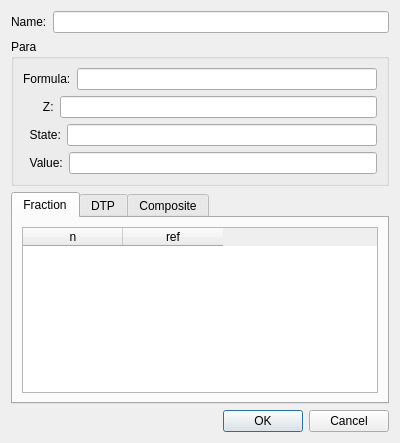
<?xml version="1.0" encoding="UTF-8"?>
<ui version="4.0">
 <class>DialogMaterial</class>
 <widget class="QDialog" name="DialogMaterial">
  <property name="geometry">
   <rect>
    <x>0</x>
    <y>0</y>
    <width>400</width>
    <height>443</height>
   </rect>
  </property>
  <property name="windowTitle">
   <string>Dialog</string>
  </property>
  <layout class="QGridLayout" name="gridLayout_3">
   <item row="0" column="0">
    <widget class="QLabel" name="label">
     <property name="text">
      <string>Name:</string>
     </property>
    </widget>
   </item>
   <item row="0" column="1">
    <widget class="QLineEdit" name="namelineEdit"/>
   </item>
   <item row="1" column="0" colspan="2">
    <widget class="QGroupBox" name="groupBox">
     <property name="title">
      <string>Para</string>
     </property>
     <layout class="QGridLayout" name="gridLayout">
      <item row="0" column="0">
       <layout class="QHBoxLayout" name="horizontalLayout_2">
        <item>
         <widget class="QLabel" name="label_2">
          <property name="text">
           <string>Formula:</string>
          </property>
         </widget>
        </item>
        <item>
         <widget class="QLineEdit" name="namelineEdit_2"/>
        </item>
       </layout>
      </item>
      <item row="1" column="0">
       <layout class="QHBoxLayout" name="horizontalLayout_3">
        <item>
         <widget class="QLabel" name="label_3">
          <property name="text">
           <string>      Z:</string>
          </property>
         </widget>
        </item>
        <item>
         <widget class="QLineEdit" name="namelineEdit_3">
          <property name="sizePolicy">
           <sizepolicy hsizetype="Expanding" vsizetype="Fixed">
            <horstretch>0</horstretch>
            <verstretch>0</verstretch>
           </sizepolicy>
          </property>
         </widget>
        </item>
       </layout>
      </item>
      <item row="2" column="0">
       <layout class="QHBoxLayout" name="horizontalLayout_4">
        <item>
         <widget class="QLabel" name="label_4">
          <property name="text">
           <string>  State:</string>
          </property>
         </widget>
        </item>
        <item>
         <widget class="QLineEdit" name="namelineEdit_4"/>
        </item>
       </layout>
      </item>
      <item row="3" column="0">
       <layout class="QHBoxLayout" name="horizontalLayout">
        <item>
         <widget class="QLabel" name="label_5">
          <property name="sizePolicy">
           <sizepolicy hsizetype="Minimum" vsizetype="Preferred">
            <horstretch>0</horstretch>
            <verstretch>0</verstretch>
           </sizepolicy>
          </property>
          <property name="maximumSize">
           <size>
            <width>100</width>
            <height>16777215</height>
           </size>
          </property>
          <property name="text">
           <string>  Value:</string>
          </property>
         </widget>
        </item>
        <item>
         <widget class="QLineEdit" name="namelineEdit_5"/>
        </item>
       </layout>
      </item>
     </layout>
    </widget>
   </item>
   <item row="2" column="0" colspan="2">
    <widget class="QTabWidget" name="tabWidget">
     <property name="sizePolicy">
      <sizepolicy hsizetype="Expanding" vsizetype="Expanding">
       <horstretch>0</horstretch>
       <verstretch>0</verstretch>
      </sizepolicy>
     </property>
     <property name="currentIndex">
      <number>0</number>
     </property>
     <widget class="QWidget" name="tabFrac">
      <attribute name="title">
       <string>Fraction</string>
      </attribute>
      <layout class="QGridLayout" name="gridLayout_4">
       <item row="0" column="0">
        <widget class="QTableWidget" name="tableWidget">
         <column>
          <property name="text">
           <string>n</string>
          </property>
         </column>
         <column>
          <property name="text">
           <string>ref</string>
          </property>
         </column>
        </widget>
       </item>
      </layout>
     </widget>
     <widget class="QWidget" name="tabDTP">
      <attribute name="title">
       <string>DTP</string>
      </attribute>
      <layout class="QGridLayout" name="gridLayout_5">
       <item row="0" column="0">
        <widget class="QTableWidget" name="tableWidget_2">
         <column>
          <property name="text">
           <string>type</string>
          </property>
         </column>
         <column>
          <property name="text">
           <string>value</string>
          </property>
         </column>
         <column>
          <property name="text">
           <string>unit</string>
          </property>
         </column>
        </widget>
       </item>
      </layout>
     </widget>
     <widget class="QWidget" name="tabCom">
      <attribute name="title">
       <string>Composite</string>
      </attribute>
      <layout class="QGridLayout" name="gridLayout_2">
       <item row="0" column="0">
        <widget class="QTableWidget" name="tableWidget_3">
         <column>
          <property name="text">
           <string>n</string>
          </property>
         </column>
         <column>
          <property name="text">
           <string>ref</string>
          </property>
         </column>
        </widget>
       </item>
      </layout>
     </widget>
    </widget>
   </item>
   <item row="3" column="1">
    <widget class="QDialogButtonBox" name="buttonBox">
     <property name="orientation">
      <enum>Qt::Horizontal</enum>
     </property>
     <property name="standardButtons">
      <set>QDialogButtonBox::Cancel|QDialogButtonBox::Ok</set>
     </property>
    </widget>
   </item>
  </layout>
 </widget>
 <resources/>
 <connections>
  <connection>
   <sender>buttonBox</sender>
   <signal>accepted()</signal>
   <receiver>DialogMaterial</receiver>
   <slot>accept()</slot>
   <hints>
    <hint type="sourcelabel">
     <x>248</x>
     <y>254</y>
    </hint>
    <hint type="destinationlabel">
     <x>157</x>
     <y>274</y>
    </hint>
   </hints>
  </connection>
  <connection>
   <sender>buttonBox</sender>
   <signal>rejected()</signal>
   <receiver>DialogMaterial</receiver>
   <slot>reject()</slot>
   <hints>
    <hint type="sourcelabel">
     <x>316</x>
     <y>260</y>
    </hint>
    <hint type="destinationlabel">
     <x>286</x>
     <y>274</y>
    </hint>
   </hints>
  </connection>
 </connections>
</ui>
